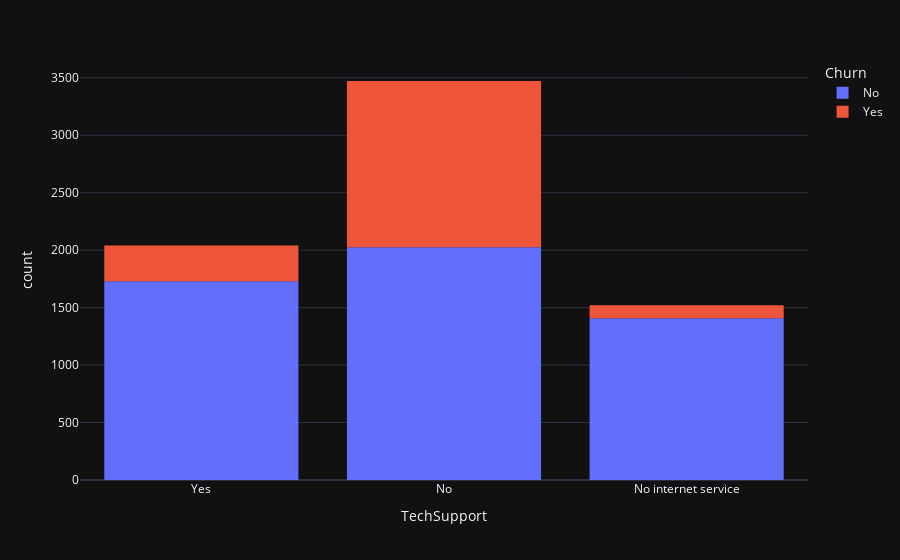

This figure's notebook cell:
### Code cell
px.histogram(data, x='TechSupport', color='Churn', template='plotly_dark')

### Figure 1 — Plotly figure (JSON) as saved in the notebook; plotly's stock layout.template omitted (floating-point values rounded to 4 significant figures; data arrays with more than 128 entries replaced by an {"elided": "..."} marker saying what was removed)
{"data": [{"alignmentgroup": "True", "bingroup": "x", "hovertemplate": "Churn=No<br>TechSupport=%{x}<br>count=%{y}<extra></extra>", "legendgroup": "No", "marker": {"color": "#636efa", "pattern": {"shape": ""}}, "name": "No", "offsetgroup": "No", "orientation": "v", "showlegend": true, "type": "histogram", "x": {"elided": "5163 str values"}, "xaxis": "x", "yaxis": "y"}, {"alignmentgroup": "True", "bingroup": "x", "hovertemplate": "Churn=Yes<br>TechSupport=%{x}<br>count=%{y}<extra></extra>", "legendgroup": "Yes", "marker": {"color": "#EF553B", "pattern": {"shape": ""}}, "name": "Yes", "offsetgroup": "Yes", "orientation": "v", "showlegend": true, "type": "histogram", "x": {"elided": "1869 str values"}, "xaxis": "x", "yaxis": "y"}], "layout": {"barmode": "relative", "legend": {"title": {"text": "Churn"}, "tracegroupgap": 0}, "margin": {"t": 60}, "xaxis": {"anchor": "y", "domain": [0, 1], "title": {"text": "TechSupport"}}, "yaxis": {"anchor": "x", "domain": [0, 1], "title": {"text": "count"}}}}
